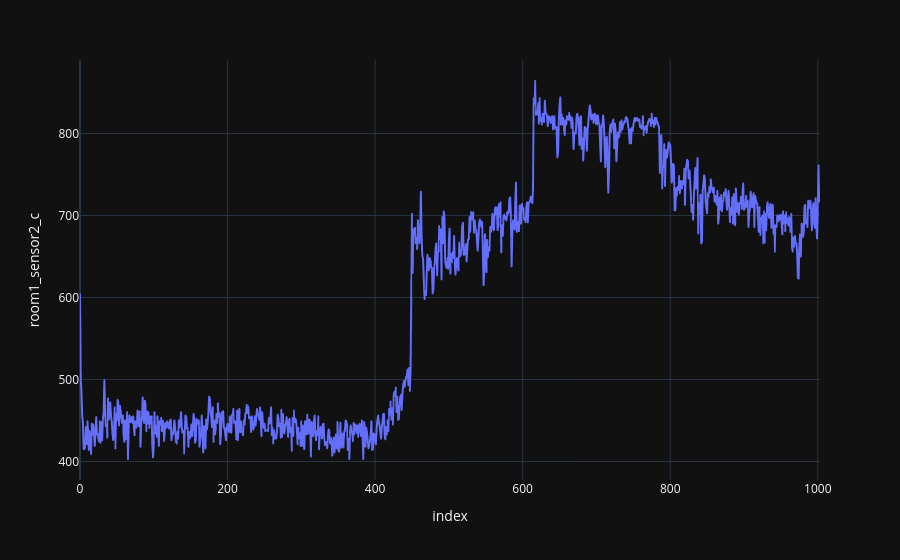

The notebook cell this image was saved under:
### Code cell
from plotly.io import renderers
import plotly.express as px

fig = px.line(
    data_frame=df_1,
    # x='timestamp',
    y='room1_sensor2_c',
    
    
)

fig.show(renderers='vscode')

### Figure 1 — Plotly figure (JSON) as saved in the notebook; plotly's stock layout.template omitted (floating-point values rounded to 4 significant figures; data arrays with more than 128 entries replaced by an {"elided": "..."} marker saying what was removed)
{"data": [{"hovertemplate": "index=%{x}<br>room1_sensor2_c=%{y}<extra></extra>", "legendgroup": "", "line": {"color": "#636efa", "dash": "solid"}, "marker": {"symbol": "circle"}, "mode": "lines", "name": "", "showlegend": false, "type": "scattergl", "x": {"elided": "1004 int values"}, "xaxis": "x", "y": {"elided": "1004 int values"}, "yaxis": "y"}], "layout": {"legend": {"tracegroupgap": 0}, "margin": {"t": 60}, "xaxis": {"anchor": "y", "domain": [0, 1], "title": {"text": "index"}}, "yaxis": {"anchor": "x", "domain": [0, 1], "title": {"text": "room1_sensor2_c"}}}}
